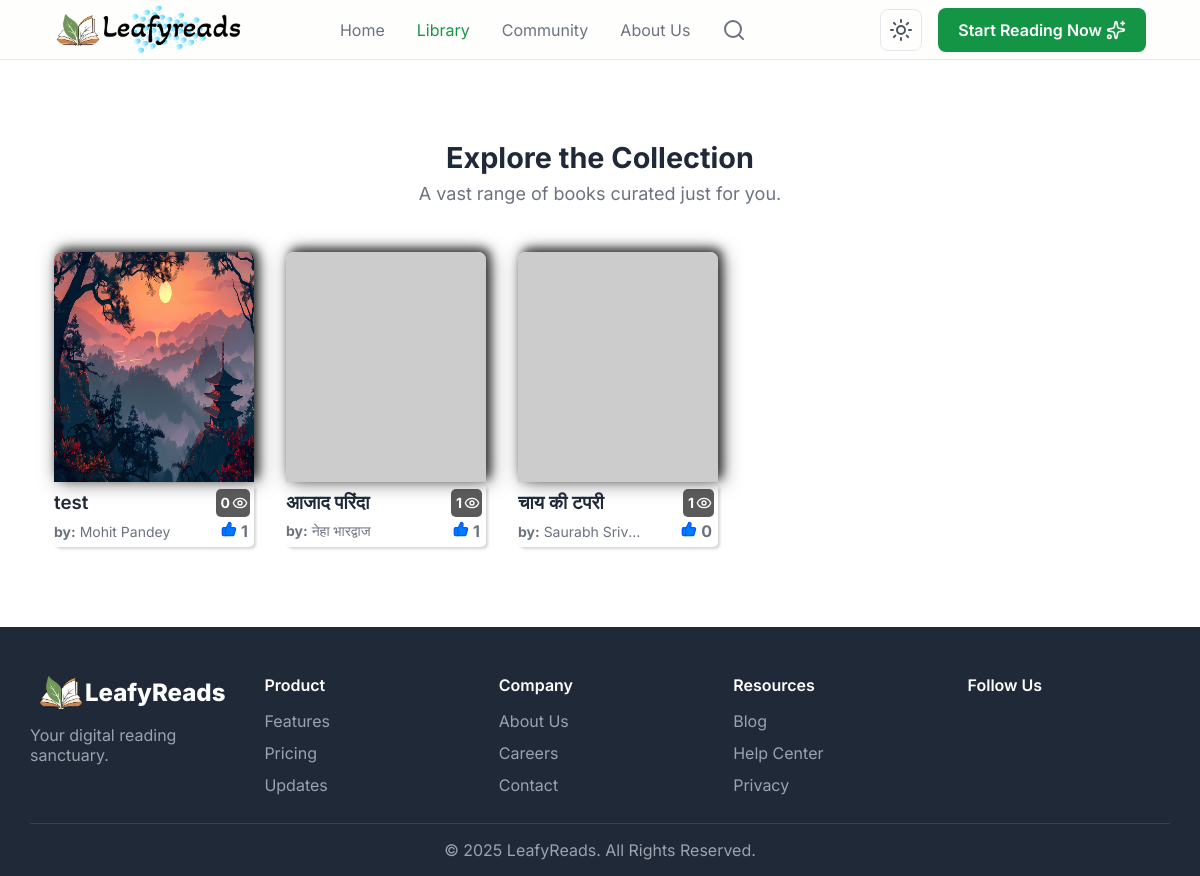
/book/library/, run on an earlier commit of the app's database.
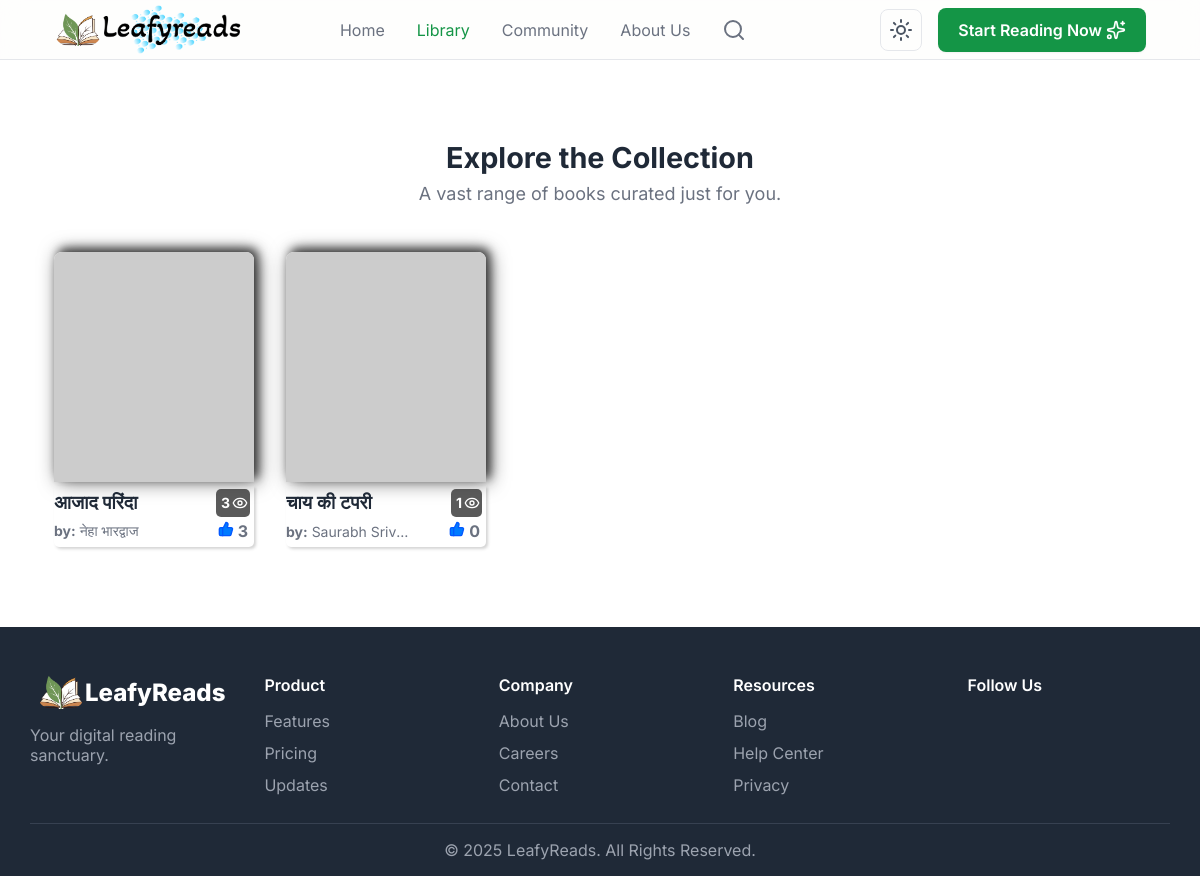
And on a later commit of the database.
### books/models.py (models this page shows, shortened)
class Book(models.Model):
    title = models.CharField(max_length=200, unique=True)
    slug = models.SlugField(unique=True)
    author = models.CharField(max_length=100)
    genre = models.ForeignKey(Genre, on_delete=models.SET_NULL, null=True, related_name='books')
    price = models.DecimalField(max_digits=8, decimal_places=2, blank=True, null=True)
    isbn = models.CharField(max_length=20, blank=True, null=True)
    cover_front = models.ImageField(upload_to=book_media_upload_path)
    pdf_file = models.FileField(upload_to=book_media_upload_path, blank=True, null=True)
    is_published = models.BooleanField(default=True)
    uploaded_at = models.DateTimeField(auto_now_add=True)
    updated_at = models.DateTimeField(auto_now=True)
    audio_file = models.FileField(upload_to='sounds/', null=True, blank=True)
    objects = BookQuerySet.as_manager()
    class Meta:
        ordering = ['-uploaded_at']
        indexes = [
            models.Index(fields=['slug']),           # Existing index
            models.Index(fields=['title']),          # Existing index
            models.Index(fields=['genre']),          # Added index for genre filtering
            models.Index(fields=['-uploaded_at']),   # Added index for ordering by uploaded_at
            GinIndex(fields=['title', 'author']),    # Added for PostgreSQL full-text search
        ]

### books/views.py (the view)
# urls.py: path('library/', views.library, name='library'),
def library(request):
    books_list = (
        Book.objects
        .with_related()
        .defer('pdf_file', 'audio_file', 'price', 'isbn', 'updated_at')
        .order_by('-uploaded_at')
        .annotate(likes_count=Count('likes'))
        .annotate(readby_count=Count('readbooks'))
    )
    paginator = Paginator(books_list, 30)
    books = paginator.get_page(request.GET.get('page'))
    return render(request, 'library.html', {'books': books, 'title': "Library"})

### books/models.py (called while the page is built)
    def with_related(self):
        return self.select_related('genre', 'genre__category', 'content')

### books/templates/library.html (shortened to what this page needs)
{% extends 'base.html' %}
{% load static %}
{% block css %}
  <link rel="stylesheet" href="{% static 'css/library.css' %}" />
{% endblock %}
{% block body %}
  <section class="bg-white">
    <div class="container">
        {% if search and not books%}
        <div class="fallback-modern">
          <div class="fallback-card">
            <img class="fallback-icon" src="https://cdn-icons-png.flaticon.com/512/4076/4076549.png" loading="lazy" alt="No books" />
            <h2>Oops! No books here yet...</h2>
            <p>Hmm... Looks like we couldn’t find anything for <strong>"{{ search }}"</strong> search results:(</p>
            <a href="{% url 'library' %}" class="fallback-link">Explore Library</a>
          </div>
        </div>
      {% else %}
        <div class="section-header">
          {% if search %}
          <h2 style="font-size: 1.8rem;">Search results for <u>{{search}}</u></h2>
          {% else %}
          {% if title == "Your Wishlist" %}
          <h2 style="font-size: 1.8rem;">Your Saved Books</h2>
          <p>Read anytime, anywhere.</p>
          {% else %}
          <h2 style="font-size: 1.8rem;">Explore the Collection {{category}}</h2>
          <p>A vast range of books curated just for you.</p>
          {% endif %}
          {% endif %}
        </div>
        <div class="books-grid">
          {% for book in books %}
            <div class="book-item" style="position: relative;">
              <a href="{% url 'book' book.slug %}">
                <img src="{{ book.cover_front.url }}" alt="Book Cover 1" loading="lazy" onerror="this.onerror=null;this.src='https://placehold.co/400x600/cccccc/ffffff?text=Image+Failed';" />
                <div style="box-shadow: 2px 2px 3px #3a3a3a38;border-radius: 0px 0px 5px 5px;">
              <div class="readby">
                <h3 class="truncate">{{ book.title }}</h3>
                <div class="views">
                  <h4>{{ book.readby_count }}</h4> <i style="width: 16px;" data-lucide="eye"></i>
                </div>
              </div>
               <div style="display: flex;justify-content: space-between;align-items: center;" class="truncate">
                <p><span style="font-weight: 700;">by:</span> {{ book.author }}</p>
                <div style="font-weight: 700;"><i style="height: 16px;fill: #007BFF;color: #0358ff;" data-lucide="thumbs-up"></i>{{ book.likes_count }}</div>
              </div>
            </div>
              </a>
            </div>
          {% endfor %}
        </div>
        {% endif %}
      </div>
  </section>
{% endblock %}

What changed in the data, as far as the page shows it:
removed Book: cover_front (picture), title "test", readby_count "0", author "Mohit Pandey", likes_count "1"
computed for Book "आजाद परिंदा": readby_count "1" → "3"; likes_count "1" → "3"
